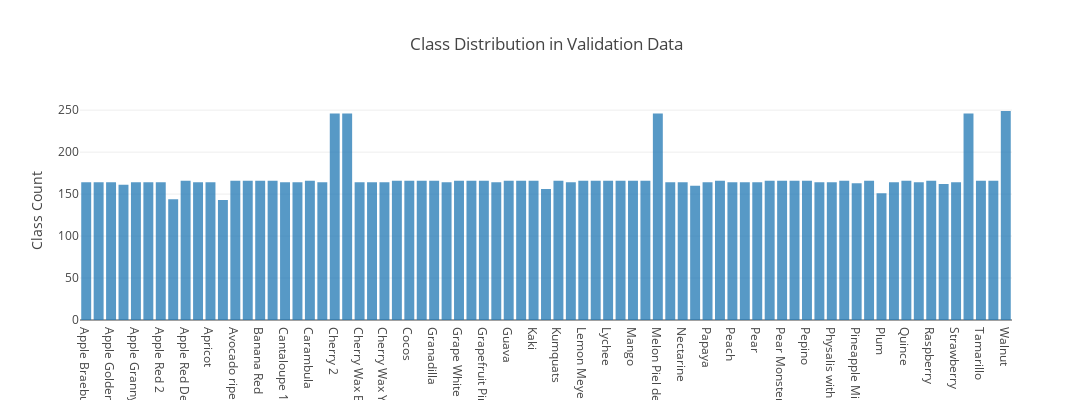

The notebook cell saved with this chart:
### Code cell
x1, y1 = create_stack_bar_data('classes', testing_data)
train_class_names = list(validation_generator.class_indices.keys())

trace1 = go.Bar(x=train_class_names, y=y1, opacity=0.75, name="Class Count")
layout = dict(height=400, width=1100, title='Class Distribution in Validation Data', legend=dict(orientation="h"), 
                yaxis = dict(title = 'Class Count'))
fig = go.Figure(data=[trace1], layout=layout);
iplot(fig);

### Figure 1 — Plotly figure (JSON) as saved in the notebook; plotly's stock layout.template omitted (floating-point values rounded to 4 significant figures)
{"data": [{"name": "Class Count", "opacity": 0.75, "type": "bar", "uid": "8c1c67ba-9cd1-11e8-b0ee-88e9fe78ba80", "x": ["Apple Braeburn", "Apple Golden 1", "Apple Golden 2", "Apple Golden 3", "Apple Granny Smith", "Apple Red 1", "Apple Red 2", "Apple Red 3", "Apple Red Delicious", "Apple Red Yellow", "Apricot", "Avocado", "Avocado ripe", "Banana", "Banana Red", "Cactus fruit", "Cantaloupe 1", "Cantaloupe 2", "Carambula", "Cherry 1", "Cherry 2", "Cherry Rainier", "Cherry Wax Black", "Cherry Wax Red", "Cherry Wax Yellow", "Clementine", "Cocos", "Dates", "Granadilla", "Grape Pink", "Grape White", "Grape White 2", "Grapefruit Pink", "Grapefruit White", "Guava", "Huckleberry", "Kaki", "Kiwi", "Kumquats", "Lemon", "Lemon Meyer", "Limes", "Lychee", "Mandarine", "Mango", "Maracuja", "Melon Piel de Sapo", "Mulberry", "Nectarine", "Orange", "Papaya", "Passion Fruit", "Peach", "Peach Flat", "Pear", "Pear Abate", "Pear Monster", "Pear Williams", "Pepino", "Physalis", "Physalis with Husk", "Pineapple", "Pineapple Mini", "Pitahaya Red", "Plum", "Pomegranate", "Quince", "Rambutan", "Raspberry", "Salak", "Strawberry", "Strawberry Wedge", "Tamarillo", "Tangelo", "Walnut"], "y": [164, 164, 164, 161, 164, 164, 164, 144, 166, 164, 164, 143, 166, 166, 166, 166, 164, 164, 166, 164, 246, 246, 164, 164, 164, 166, 166, 166, 166, 164, 166, 166, 166, 164, 166, 166, 166, 156, 166, 164, 166, 166, 166, 166, 166, 166, 246, 164, 164, 160, 164, 166, 164, 164, 164, 166, 166, 166, 166, 164, 164, 166, 163, 166, 151, 164, 166, 164, 166, 162, 164, 246, 166, 166, 249]}], "layout": {"height": 400, "legend": {"orientation": "h"}, "title": "Class Distribution in Validation Data", "width": 1100, "yaxis": {"title": "Class Count"}}}
